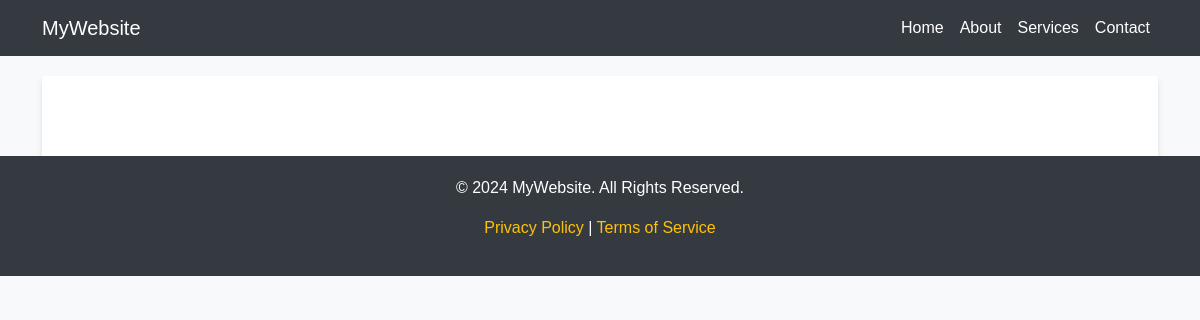
The page /articles/ on the database as committed earlier.
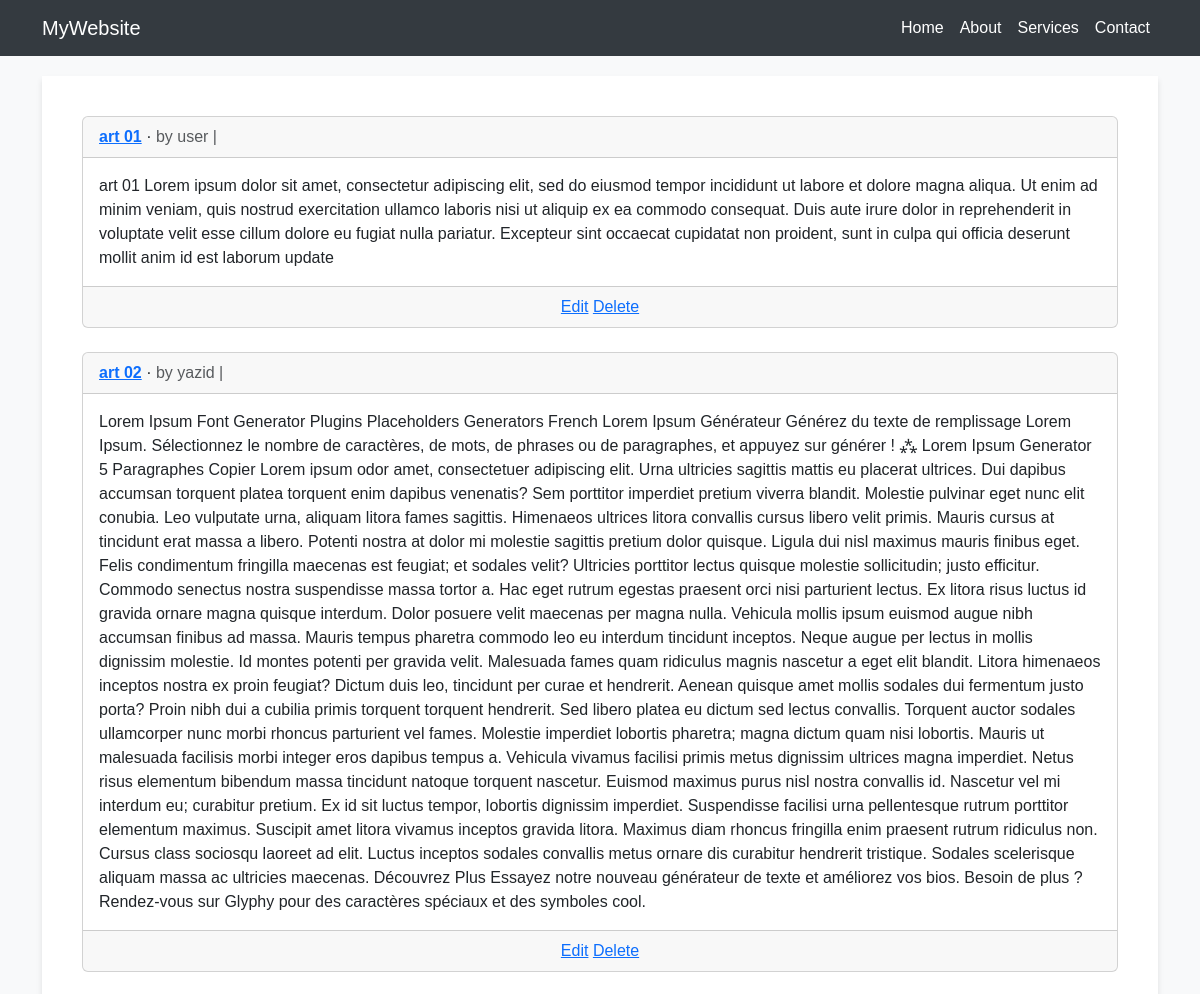
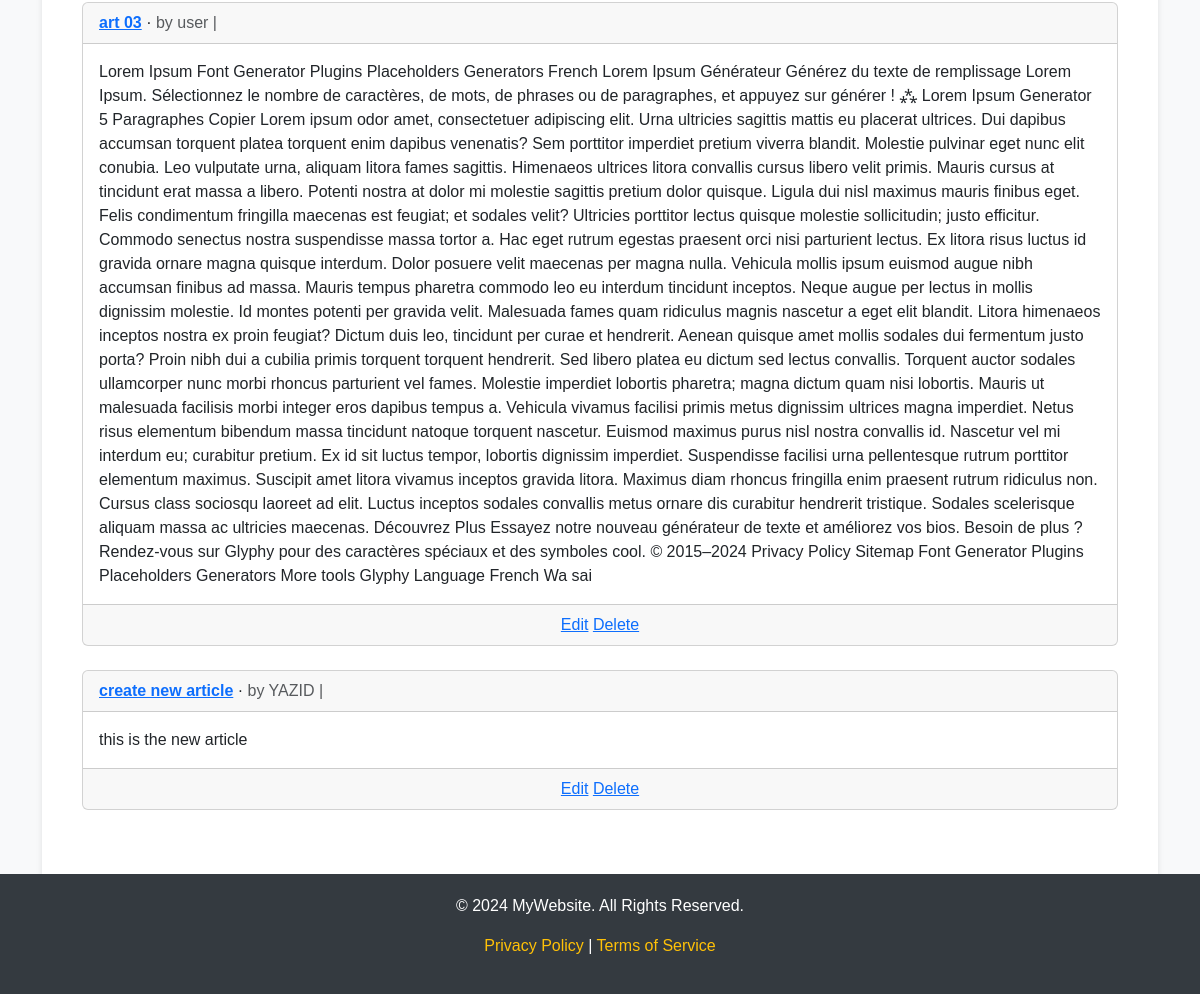
The same page on the database as committed later (2 pictures, top to bottom).
### articles/models.py (models this page shows, shortened)
class Article(models.Model):
    title = models.CharField(max_length=200)
    body = models.TextField()
    date=models.DateField(auto_now_add=True)
    author = models.ForeignKey(settings.AUTH_USER_MODEL, on_delete=models.CASCADE)
    def get_absolute_url(self):
        return reverse('article_detail', kwargs={'pk': self.pk})

### accounts/models.py (models this page shows)
class CustomUser(AbstractUser):
    age = models.PositiveIntegerField(null=True, blank=True)

### articles/views.py (the view)
# urls.py: path('',ArticleListView.as_view(),name='article_list'),
class ArticleListView(ListView):
    model = Article
    template_name="article_list.html"
    context_object_name = "article"

### articles/templates/article_list.html (shortened to what this page needs)
{% extends "base.html" %}
{% block content %}
{% for article in article %}
<div class="card">
    <div class="card-header">
    <span class="fw-bold">
    <a href="{{ article.get_absolute_url }}">{{ article.title }}</a>
    </span> &middot;
    <span class="text-muted">by {{ article.author }} | </span>
    </div>
    <div class="card-body">
        {{ article.body }}
    </div>
    <div class="card-footer text-center text-muted">
    <a href="{% url 'article_edit' article.pk %}">Edit</a>
    <a href="{% url 'article_delete' article.pk %}">Delete</a>
    </div>
    </div>
    <br />
    {% endfor %}
    {% endblock content %}

### accounts/templates/base.html (shortened to what this page needs)
<!DOCTYPE html>
<html lang="en">
<head>
    <link href="https://cdn.jsdelivr.net/npm/bootstrap@5.3.0/dist/css/bootstrap.min.css" rel="stylesheet">
</head>
<body>
    <nav class="navbar navbar-expand-lg navbar-dark">
        <div class="container">
            <a class="navbar-brand" href="#">MyWebsite</a>
            <div class="collapse navbar-collapse" id="navbarNav">
                <ul class="navbar-nav ms-auto">
                    <li class="nav-item">
                        <a class="nav-link" href="#">Home</a>
                    </li>
                    <li class="nav-item">
                        <a class="nav-link" href="#">About</a>
                    </li>
                    <li class="nav-item">
                        <a class="nav-link" href="#">Services</a>
                    </li>
                    <li class="nav-item">
                        <a class="nav-link" href="#">Contact</a>
                    </li>
                </ul>
            </div>
        </div>
    </nav>
    <div class="container">
        <div class="content">
            {% block content %}
            {% endblock %}
        </div>
    </div>
    <footer class="footer text-center">
        <div class="container">
            <p>&copy; 2024 MyWebsite. All Rights Reserved.</p>
            <p><a href="#">Privacy Policy</a> | <a href="#">Terms of Service</a></p>
        </div>
    </footer>
</body>
</html>

### accounts/templates/base.html (style rules this page uses)
body { font-family: 'Arial', sans-serif; background-color: #f8f9fa; }
.navbar { background-color: #343a40; }
.navbar-brand, .nav-link { color: #ffffff !important; }
.footer { background-color: #343a40; color: white; padding: 20px 0; position: relative; bottom: 0; width: 100%; }
.footer a { color: #ffc107; text-decoration: none; }
.content { padding: 40px; background: white; box-shadow: 0 4px 6px rgba(0, 0, 0, 0.1); margin-top: 20px; }

Rows that differ between the two databases and show on the page:
added Article: title "art 01", author "user", body "art 01 Lorem ipsum dolor sit amet, consectetur adipiscing elit, sed do eiusmod tempor incididunt ut labore et dolore magna aliqua. Ut enim ad minim veniam, quis nostrud exercitation ullamco laboris nisi ut aliquip ex ea commodo consequat. Duis aute irure dolor in reprehenderit in voluptate velit esse cillum dolore eu fugiat nulla pariatur. Excepteur sint occaecat cupidatat non proident, sunt in culpa qui officia deserunt mollit anim id est laborum update"
added Article: title "art 02", author "yazid", body "Lorem Ipsum Font Generator Plugins Placeholders Generators French Lorem Ipsum Générateur Générez du texte de remplissage Lorem Ipsum. Sélectionnez le nombre de caractères, de mots, de phrases ou de paragraphes, et appuyez sur générer ! ⁂ Lorem Ipsum Generator 5 Paragraphes Copier Lorem ipsum odor amet, consectetuer adipiscing elit. Urna ultricies sagittis mattis eu placerat ultrices. Dui dapibus accumsan torquent platea torquent enim dapibus venenatis? Sem porttitor imperdiet pretium viverra blandit. Molestie pulvinar eget nunc elit conubia. Leo vulputate urna, aliquam litora fames sagittis. Himenaeos ultrices litora convallis cursus libero velit primis. Mauris cursus at tincidunt erat…"
added Article: title "art 03", author "user", body "Lorem Ipsum Font Generator Plugins Placeholders Generators French Lorem Ipsum Générateur Générez du texte de remplissage Lorem Ipsum. Sélectionnez le nombre de caractères, de mots, de phrases ou de paragraphes, et appuyez sur générer ! ⁂ Lorem Ipsum Generator 5 Paragraphes Copier Lorem ipsum odor amet, consectetuer adipiscing elit. Urna ultricies sagittis mattis eu placerat ultrices. Dui dapibus accumsan torquent platea torquent enim dapibus venenatis? Sem porttitor imperdiet pretium viverra blandit. Molestie pulvinar eget nunc elit conubia. Leo vulputate urna, aliquam litora fames sagittis. Himenaeos ultrices litora convallis cursus libero velit primis. Mauris cursus at tincidunt erat…"
added Article: title "create new article", author "YAZID", body "this is the new article"
